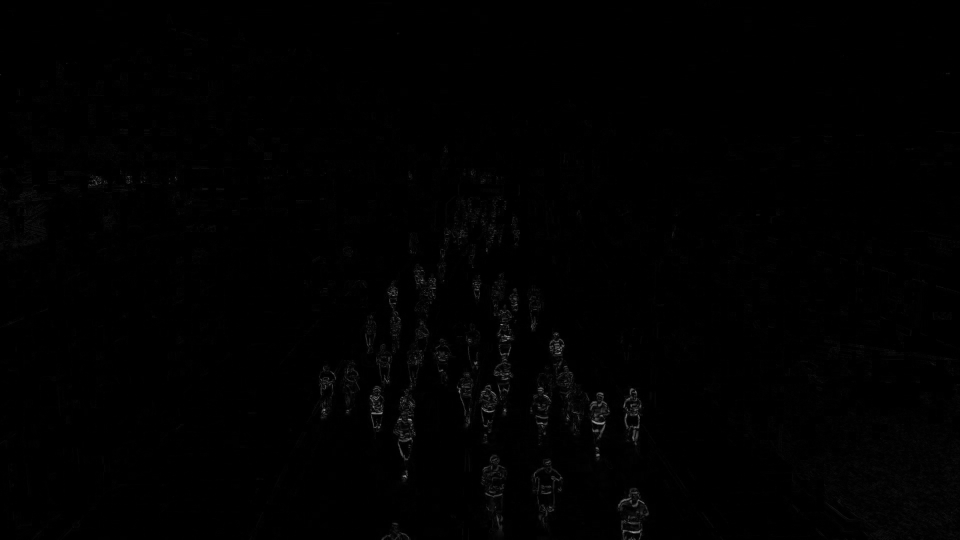
#> input picture diff_debug.png, 1920 x 1080 px (shown at 1/2 size)
$ python -i Canny.py   (imports and definitions only)
#> lines starting #> are read from the running program, lines starting #| are printed output that depends on the picture; after the words box and inside, x2 and y2 are one past the last pixel; in counts of white or black regions, pixels touching at a corner belong together
import numpy as np
from scipy.ndimage import convolve
import cv2


# Canny algorithm consists
# Noise reduction;
# Gradient calculation;
# Non-maximum suppression;
# Double threshold;
# Hysteresis.

# This function represents a matrix to approximate the effect of applying a
# gaussian blur to an image.
# size determines size of a kernel in our case 5x5 matrix
# sigma controls the spread or width of the kernel. Larger sigma means that
# results will be more spread out.
def gaussian_kernel(size, sigma=1, image=None):
    # Generate the Gaussian kernel
    size = int(size) // 2
    # define a grid of coordinates ranging from -size to +size
    x, y = np.mgrid[-size:size + 1, -size:size + 1]
    # calculates the normalization factor  to ensure that the sum of the kernel values equals 1
    normal = 1 / (2.0 * np.pi * sigma ** 2)
    g = np.exp(-((x ** 2 + y ** 2) / (2.0 * sigma ** 2))) * normal
    # Ensure the sum of all kernel values is 1
    g /= g.sum()

    if image is not None:
        smoothed_image = convolve(image, g, mode='reflect')
        return smoothed_image

    return g

def sobel_filters(img):
    Kx = np.array([[-1, 0, 1], [-2, 0, 2], [-1, 0, 1]], np.float32)
    Ky = np.array([[1, 2, 1], [0, 0, 0], [-1, -2, -1]], np.float32)

    Ix = convolve(img, Kx)
    Iy = convolve(img, Ky)

    # Calculates the magnitude of the gradient at each pixel
    G = np.hypot(Ix, Iy)
    # Normalizes the gradient values to the range 0–255 for visualization
    G = (G / G.max()) * 255
    theta = np.arctan2(Iy, Ix)

    #  return  a grayscale image showing edge intensities and a matrix with edge directions in radians
    return G, theta


# function eliminates pixels that are not local maxima in the gradient direction
def non_max_suppression(img, D):
    # D is gradient direction matrix in radians

    # create empty array with size of an image and convert raidans to degrees
    Z = np.zeros_like(img, dtype=np.float32)
    angle = D * 180. / np.pi
    angle[angle < 0] += 180

    # process image's gradient to find strongest edges in specific direction
    for angle_min, angle_max, offset1, offset2 in [
        (0, 22.5, (0, 1), (0, -1)),
        (22.5, 67.5, (1, -1), (-1, 1)),
        (67.5, 112.5, (1, 0), (-1, 0)),
        (112.5, 157.5, (-1, -1), (1, 1))
    ]:
        mask = (angle >= angle_min) & (angle < angle_max)
        # shifts the image img by offset1[0] rows and offset1[1] columns
        shifted1 = np.roll(np.roll(img, offset1[0], axis=0), offset1[1], axis=1)
        shifted2 = np.roll(np.roll(img, offset2[0], axis=0), offset2[1], axis=1)

        # Ensure comparison results are boolean, and calculate Z correctly
        condition = (img[mask] >= shifted1[mask]) & (img[mask] >= shifted2[mask])
        Z[mask] = np.where(condition, img[mask], 0)

    return Z


def threshold(img, lowThresholdRatio=0.05, highThresholdRatio=0.09):
    # gets the maximum pixel value in the image
    highThreshold = img.max() * highThresholdRatio
    lowThreshold = highThreshold * lowThresholdRatio

    strong = np.int32(255)
    weak = np.int32(25)

    # Create boolean masks that defines if pixel values are more or less than
    strong_mask = img >= highThreshold
    weak_mask = (img >= lowThreshold) & (img < highThreshold)

    # create new matrix and assign 255 and 25
    result = np.zeros_like(img, dtype=np.uint8)
    result[strong_mask] = strong
    result[weak_mask] = weak

    return result, weak, strong


def hysteresis(img, weak, strong=255):
    M, N = img.shape
    for i in range(1, M - 1):
        for j in range(1, N - 1):
            if img[i, j] == weak:
                if np.any(img[i-1:i+2, j-1:j+2] == strong):
                    img[i, j] = strong
                else:
                    img[i, j] = 0
    return img

def canny(image, low_threshold=0.05, high_threshold=0.15):
    # Gaussian smoothing with OpenCV (faster than SciPy)
    smoothed_image = gaussian_kernel(5, 1.4, image)

    # Sobel filters for gradient calculation
    gradient_magnitude, gradient_direction = sobel_filters(smoothed_image)

    # Non-maximum suppression
    thin_edges = non_max_suppression(gradient_magnitude, gradient_direction)

    # Double threshold
    thresholded_image, weak, strong = threshold(thin_edges, lowThresholdRatio=low_threshold,
                                                highThresholdRatio=high_threshold)
    # Hysteresis
    edges = hysteresis(thresholded_image, weak, strong)

    return edges

>>> import cv2
>>> picture = cv2.imread('diff_debug.png', cv2.IMREAD_GRAYSCALE)
#> picture is the input picture: shape (1080, 1920); min 0, max 181, mean 1.1
>>> result = canny(picture)
#> in sobel_filters, `Ix = convolve(img, Kx)`:
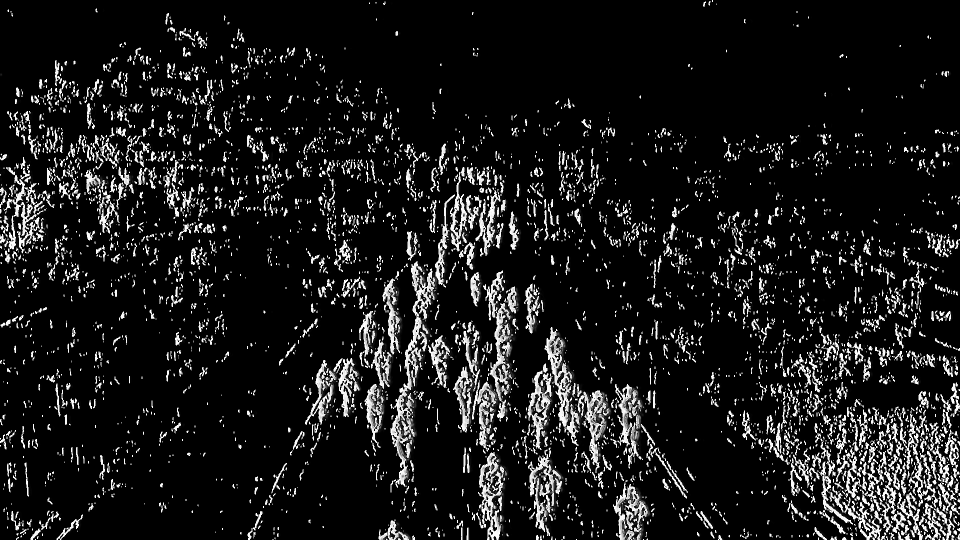
#> Ix: shape (1080, 1920) (shown at 1/2 size); min 0, max 255, mean 26
#> in sobel_filters, `theta = np.arctan2(Iy, Ix)`:
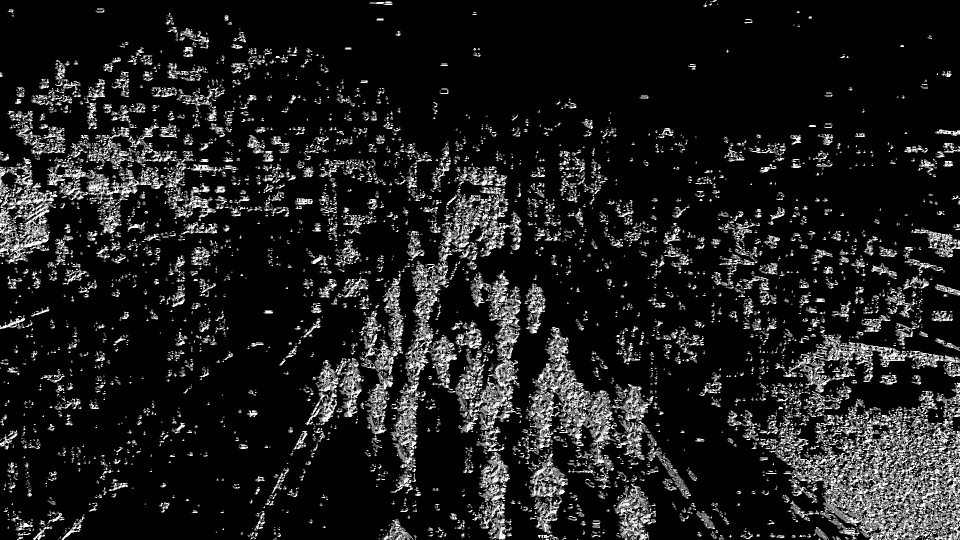
#> theta: shape (1080, 1920) float16 (shown at 1/2 size); min 0, max 1.57, mean 0.179; drawn with min black and max white
#> the loop in non_max_suppression, `for angle_min, angle_max, offset1, offset2 in [ (0, 22.5, (0, 1), (0, ..` made 4 passes
#> pass 1, in non_max_suppression, `mask = (angle >= angle_min) & (angle < angle_max)`:
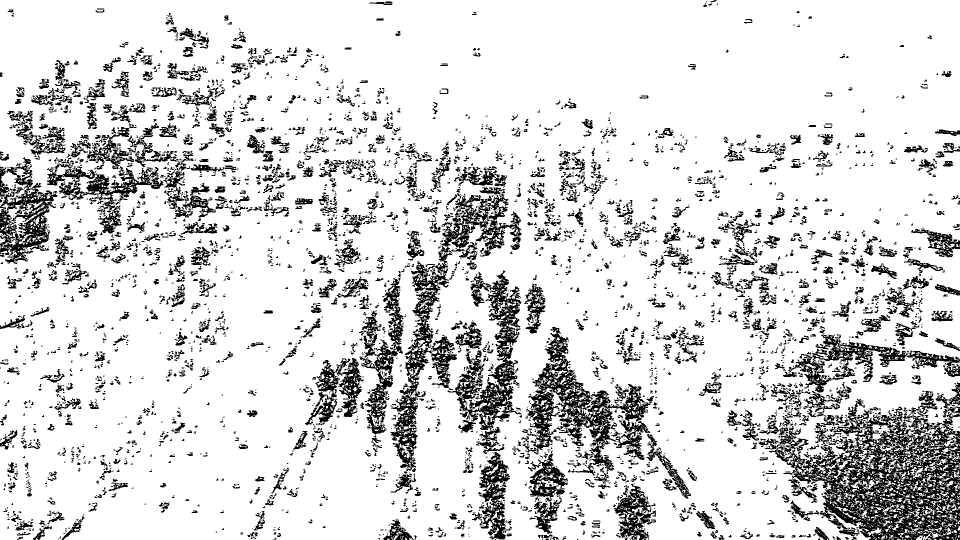
#> mask: shape (1080, 1920) bool (shown at 1/2 size); 84.9% white; 4960 black regions (3467 under 20 px), largest, box (x1, y1, x2, y2) and area: (1538, 765, 1920, 1080) 44470, (781, 388, 1043, 947) 20253, (1053, 654, 1308, 951) 17037
#> after the loop in non_max_suppression, `for angle_min, angle_max, offset1, offset2 in [`:
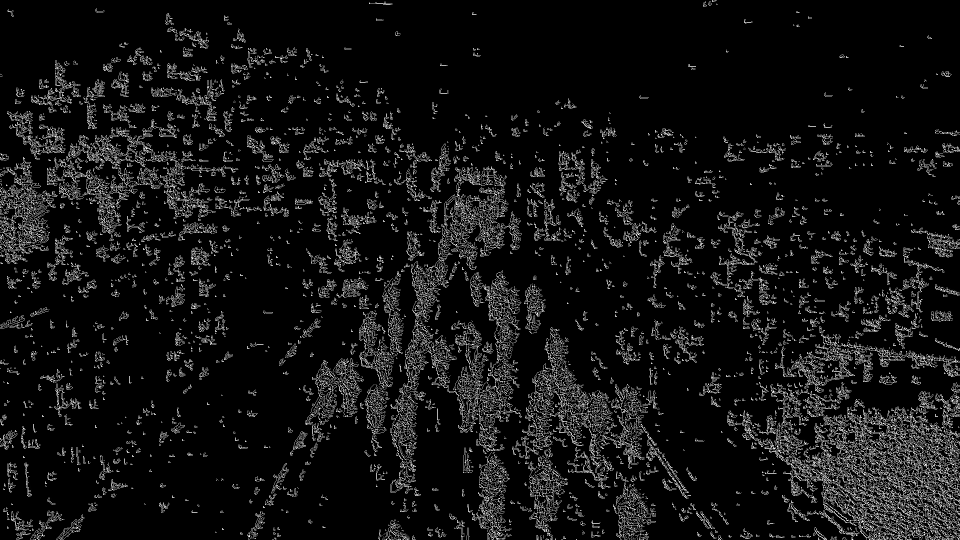
#> Z: shape (1080, 1920) float32 (shown at 1/2 size); min 0, max 255, mean 18.4
#> in threshold, `highThreshold = img.max() * highThresholdRatio`: highThreshold = 38.25
#> in threshold, `lowThreshold = highThreshold * lowThresholdRatio`: lowThreshold = 1.91
#> in threshold, `strong_mask = img >= highThreshold`:
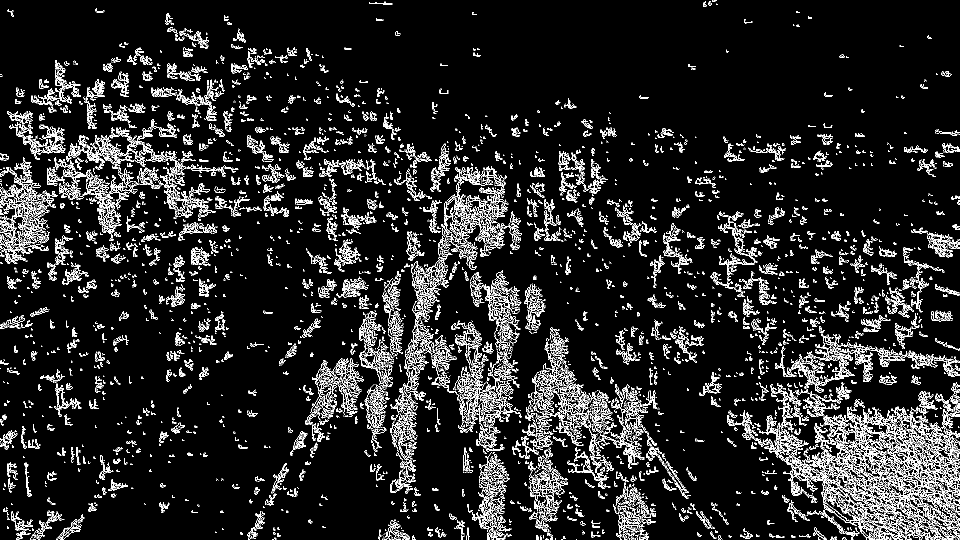
#> strong_mask: shape (1080, 1920) bool (shown at 1/2 size); 9.1% white in thin lines or dots
#> in threshold, `weak_mask = (img >= lowThreshold) & (img < highThreshold)`: weak_mask: shape (1080, 1920) bool; 2% white in thin lines or dots
#> in canny, `thresholded_image, weak, strong = threshold(thin_edges, lowThresholdRa..`:
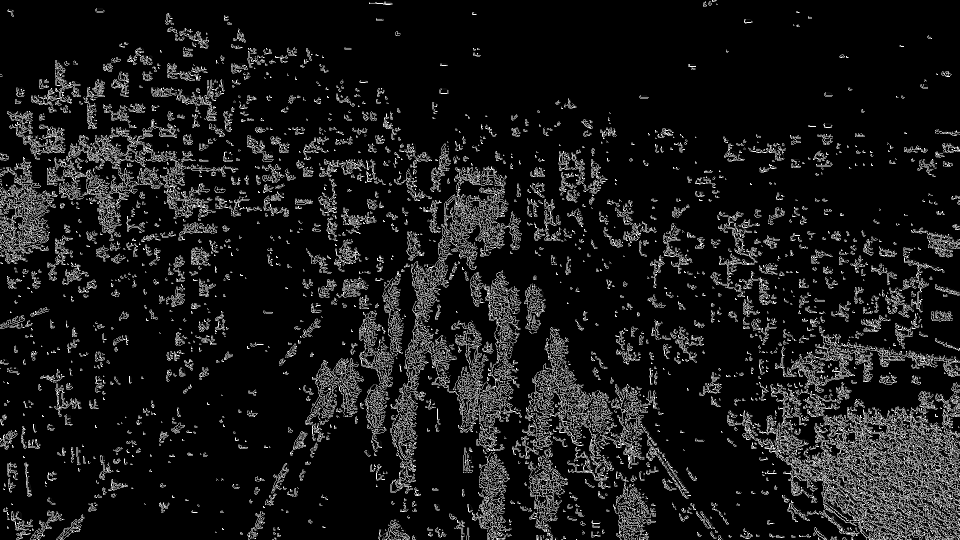
#> thresholded_image: shape (1080, 1920) (shown at 1/2 size); min 0, max 255, mean 23.6
#> in canny, `thresholded_image, weak, strong = threshold(thin_edges, lowThresholdRa..`: weak = 25; strong = 255
#> after the loop in hysteresis, `for i in range(1, M - 1):`:
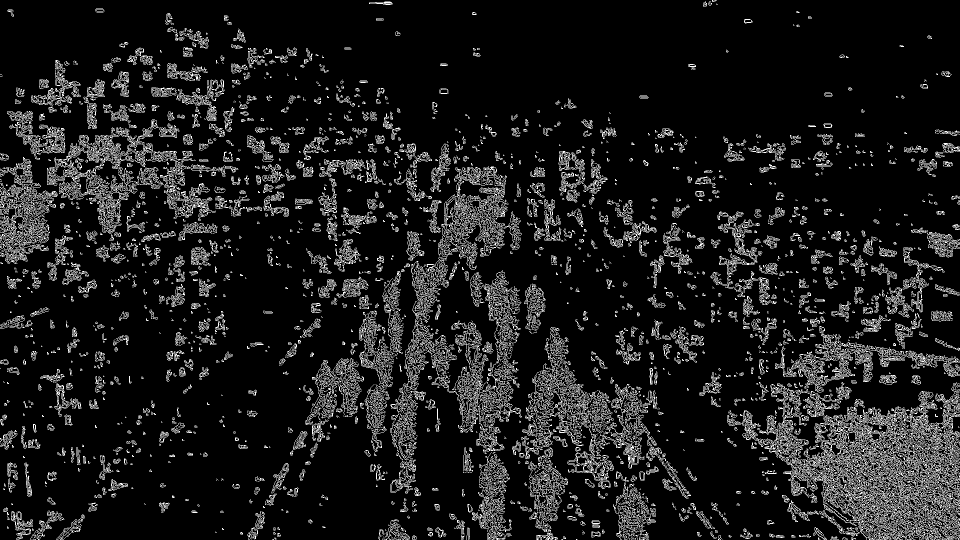
#> img: shape (1080, 1920) (shown at 1/2 size); min 0, max 255, mean 27.2
